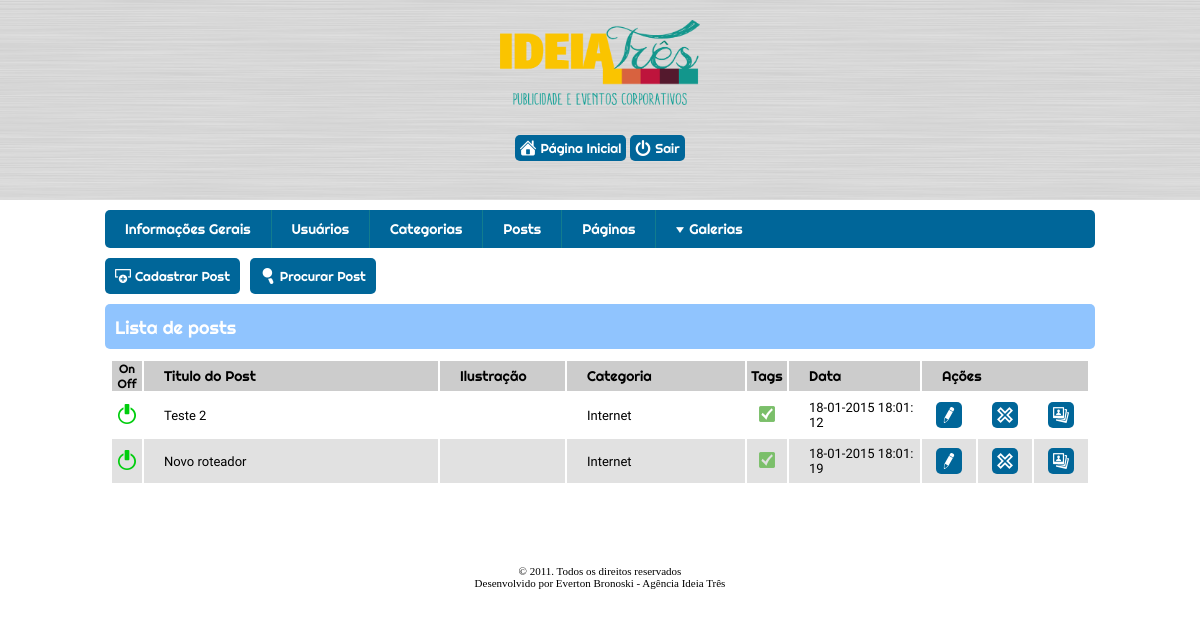
/painel.php?pagina=posts (signed in), run on the app's committed database.
### tables this page shows
CREATE TABLE `posts` (
  `id` int(11) NOT NULL AUTO_INCREMENT,
  `id_cat` int(11) NOT NULL,
  `id_galery` int(11) NOT NULL,
  `titulo` varchar(255) NOT NULL,
  `ilustracao` varchar(255) NOT NULL,
  `content` longtext NOT NULL,
  `tags` varchar(255) NOT NULL,
  `data_criacao` timestamp NOT NULL,
  `data_modificacao` timestamp NOT NULL,
  `url` varchar(255) NOT NULL,
  `status` int(11) NOT NULL,
  PRIMARY KEY (`id`)
);

CREATE TABLE `categorias` (
  `id` int(11) NOT NULL AUTO_INCREMENT,
  `nome` varchar(255) NOT NULL,
  `url` varchar(255) NOT NULL,
  `data_criacao` timestamp NOT NULL,
  `data_modicacao` timestamp NOT NULL,
  `descricao` longtext NOT NULL,
  PRIMARY KEY (`id`)
);

### config/dbaSis.php (called while the page is built, shortened)
<?php
function read($tabela, $cond = NULL) {
    $qrRead = "SELECT * FROM {$tabela} {$cond}";
    $stRead = mysql_query($qrRead) or die('Erro ao ler em ' . $tabela . ' ' . mysql_error());
    $cField = mysql_num_fields($stRead);
    for ($y = 0; $y < $cField; $y++) {
        $names[$y] = mysql_field_name($stRead, $y);
    }
    for ($x = 0; $res = mysql_fetch_assoc($stRead); $x++) {
        for ($i = 0; $i < $cField; $i++) {
            $resultado[$x][$names[$i]] = $res[$names[$i]];
        }
    }
    return $resultado;
}
	function formDate($data){
		$timestamp = explode(" ",$data);
		$getData = $timestamp[0];
		$getTime = $timestamp[1];
			$setData = explode('-',$getData);
			$dia = $setData[0];
			$mes = $setData[1];
			$ano = $setData[2];
		$resultado = $ano.'-'.$mes.'-'.$dia.' '.$getTime;
		return $resultado;
	}
?>

### pages/posts.php (the view, shortened to what this page needs)
<?php
if (!empty($_SESSION['usuarioAutenticado'])) {
    $loginAutenticado = $_SESSION['usuarioAutenticado']['login'];
    $senhaAutenticada = $_SESSION['usuarioAutenticado']['senha'];
    $VereficaSessaoAutenticada = read('usuarios', "WHERE login='$loginAutenticado' AND senha='$senhaAutenticada'");
} else {
    echo '<script type="text/javascript">setTimeout(function(){location = "..//logout.php";}, 2000)</script>';
    header('location: ../logout.php');
    die();
}
?>
<nav class="nav_pages">
    <a class="a_cadastraPost borderradius5" href="?pagina=cadastrar-post">Cadastrar Post</a>
    <a class="a_search borderradius5 a_searchPost" href="#">Procurar Post</a>
</nav>
<div class="title_box borderradius5">Lista de posts</div>
<?php
$pag = ( $_GET['pag'] == 0 ? '1' : $_GET['pag']);
$maximo = 10;
$inicio = ($pag * $maximo) - $maximo;
$leituraPosts = read('posts',"ORDER BY id DESC LIMIT $inicio,$maximo");
if (!$leituraPosts) {
    echo '<div class="msg info borderradius5">Nenhum posta cadastrado ainda.</div>';
} else {
    echo "<section class=\"table\">";
    echo "<table class=\"list_tabela\">";
    echo "<tr class=\"table_title\">";
    echo "<td width=\"24px\" style=\"padding:0 3px; text-align: center;  font-size: 12px;\">OnOff</td>";
    echo "<td width=\"269px\">Titulo do Post</td>";
    echo "<td width=\"100px\">Ilustração</td>";
    echo "<td width=\"153px\">Categoria</td>";
    echo "<td width=\"40px\" style=\"padding:0; text-align:center;\">Tags</td>";
    echo "<td width=\"106px\">Data</td>";
    echo "<td width=\"286px\" colspan=\"3\">Ações</td>";
    echo "</tr>";
    $i = 1;
    foreach ($leituraPosts as $post):
        echo ($i % 2 ? "<tr class=\"table_default\" style=\"background:#fff;\">" : "<tr class=\"table_default\">");
        echo "<td style=\"padding: 0; text-align: center;\"><img src=\"images/" . ($post['status'] == '1' ? 'switch-on-24.png' : 'switch-off-24.png') . "\"></td>";
        echo "<td>" . $post['titulo'] . "</td>";
        echo "<td style=\" padding: 5px 0; text-align: center;\">";
        echo "</td>";
        $readCategoria = read('categorias', "WHERE id ='$post[id_cat]'");
        if ($readCategoria) {
            foreach ($readCategoria as $categoria)
                ;
            echo '<td>' . $categoria['nome'] . '</td>';
        } else {
            echo '<td>sem categoria</td>';
        }
        echo "<td style=\"padding:0; text-align:center;\"><img src=\"images/" . (!empty($post['tags']) ? 'check-mark-8-16.png' : 'delete-2-16.png') . "\"></td>";
        echo "<td>" . formDate($post['data_criacao']) . "</td>";
        echo "<td style=\"padding: 0; text-align: center;\"><a href=\"painel.php?pagina=editar-post&editId=".$post['id']."\" class=\"a_table_list a_edit borderradius5\"><span>Editar</span></a></td>";
        echo "<td style=\"padding: 0; text-align: center;\"><a href=\"painel.php?pagina=deletar-post&id=".$post['id']."\" class=\"a_table_list a_del borderradius5\"><span>Excluir</span></a></td>";
        echo "<td style=\"padding: 0; text-align: center;\"><a href=\"painel.php?pagina=cadastrar-galeria-post&id=".$post['id']."\" class=\"a_table_list a_gallery borderradius5\"><span>Galeria</span></a></td>";
        echo "</tr>";
        $i++;
    endforeach;
    echo "</table>";
    echo "</section>";
}
?>

### css/style.css (style rules this page uses)
* { margin: 0; padding: 0; }
body { background: url(../images/bg.png) repeat; }
.borderradius5 { -webkit-border-radius: 5px 5px 5px 5px; border-radius: 5px 5px 5px 5px; }
.title_box { background: #90c4fe; padding: 12px 0 5px 10px; font-family: 'Righteous', cursive; color: #fff; font-size: 18px; height: 28px; }
.nav_pages { display: block; margin: 10px 0; }
.a_cadastraPost { padding:10px 10px 10px 30px; background: url(../images/add-row-16.png) no-repeat 10px center, #069; display: block; float: left; margin-right: 10px; text-decoration: none; color: #fff; font-family: 'Righteous', cursive; font-size: 13px; }
.a_search { padding:10px 10px 10px 30px; background: url(../images/search-11-16.png) no-repeat 10px center, #069; display: block; float: left; margin-right: 10px; text-decoration: none; color: #fff; font-family: 'Righteous', cursive; font-size: 13px; }
.table { margin-top: 10px; }
.list_tabela { margin:0 auto; display: block; width: 980px; }
.table_title { height: 30px; background: #ccc; font-family: 'Righteous', cursive; font-size: 14px; }
.table_title td { padding:5px 5px 5px 20px; word-break: break-all; }
.table_default { height: 30px; font-family: 'Comfortaa', cursive; font-size: 13px; background: #e1e1e1; color: #000; }
.table_default td { padding:7px 5px 7px 20px; word-break: break-all; }
.a_table_list { background: #069; padding: 3px; min-height:20px; max-width: 20px; display: block; margin: 0 auto; }
.a_edit { background: url(../images/edit-2-16.png) no-repeat center center, #069; }
.a_del { background: url(../images/x-mark-2-16.png) no-repeat center center, #069; }
.a_gallery { background: url(../images/stack-of-photos-16.png) no-repeat center center, #069; }

### data on the page
posts: titulo "Teste 2", categorias.nome "Internet", data_criacao "18-01-2015 18:01:12"
posts: titulo "Novo roteador", data_criacao "18-01-2015 18:01:19"
categorias: nome "Internet"
